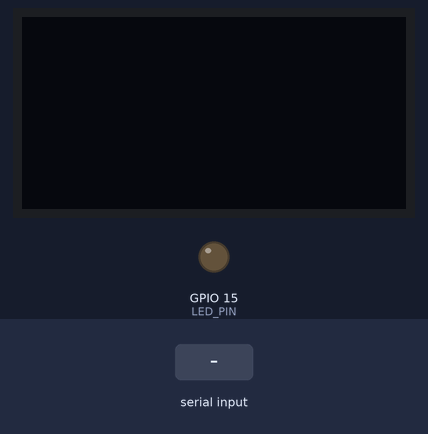
The program below on a simulated ESP32. On the bench: 128×64 one-colour display, output pins drawn as LEDs (lit = HIGH). The inputs (shaded band) are chosen by the test bench. What the program prints to the serial monitor is not drawn.

Above: at 1.2 s.
1.3 s: "1" received over Serial
At 1.8 s:
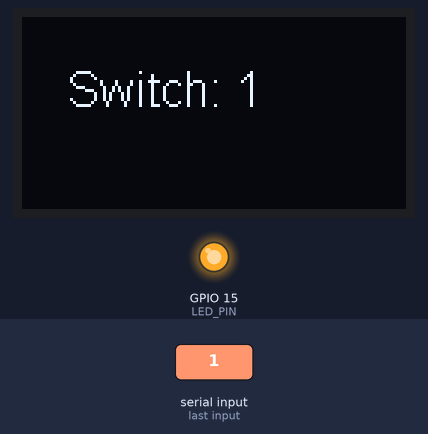
2.8 s: "0" received over Serial
At 4.0 s:
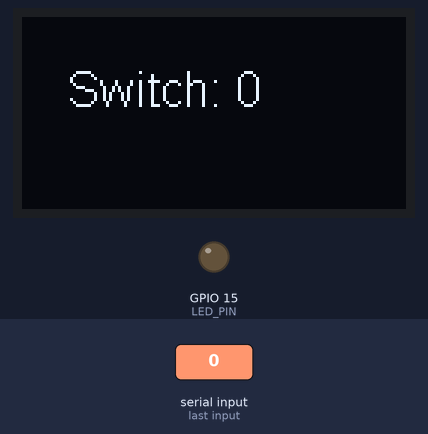
4.3 s: "2" received over Serial
At 5.3 s:
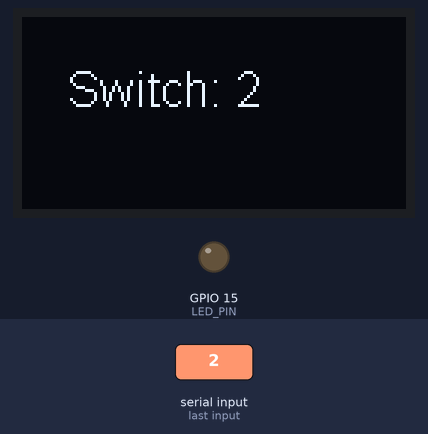
Timing chart, 0 to 7.3 s (numbered marks = the images above; inputs shaded):
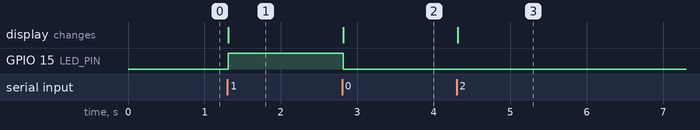

Measured:
- after the input at 1.3 s, GPIO 15 (LED_PIN): LOW → HIGH at once; the display: changes at once (image 1)
- after the input at 2.8 s, GPIO 15 (LED_PIN): HIGH → LOW at once; the display: changes at once (image 2)
- after the input at 4.3 s, the display: changes at once (image 3)

The program:

main.cpp
```cpp
#include "SSD1306.h"


uint8_t LED_PIN = 15;

SSD1306 display(0x3c, 5, 4);

char buffer[20];
void setup() {
    Serial.begin(115200);
    Serial.println("Start switch application");
    display.init();
    display.flipScreenVertically();
    display.setFont(ArialMT_Plain_16);
    display.setTextAlignment(TEXT_ALIGN_LEFT);
    pinMode(LED_PIN, OUTPUT);
}

void loop() {
    if(Serial.available()){
        char input = Serial.read();
        Serial.print("You typed: " );
        sprintf(buffer, "Switch: %c", input);
        Serial.println(input);
        display.drawString(15, 15, buffer);
        display.display();
        display.clear();
        if (input == '1') {
            digitalWrite(LED_PIN, HIGH);
        } else {
            digitalWrite(LED_PIN, LOW);
        }
    }
}
```
